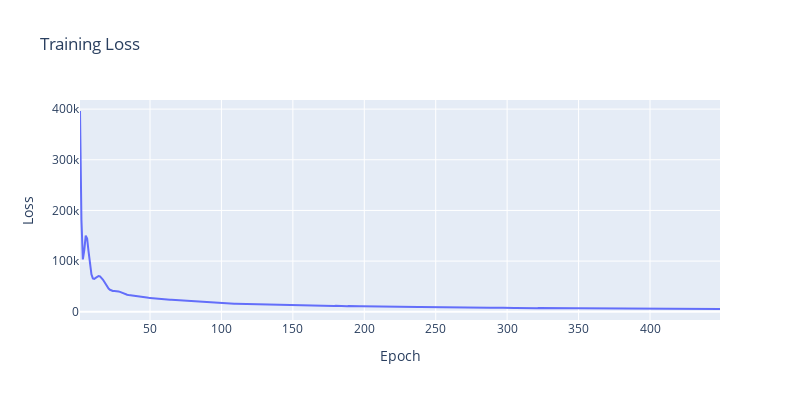
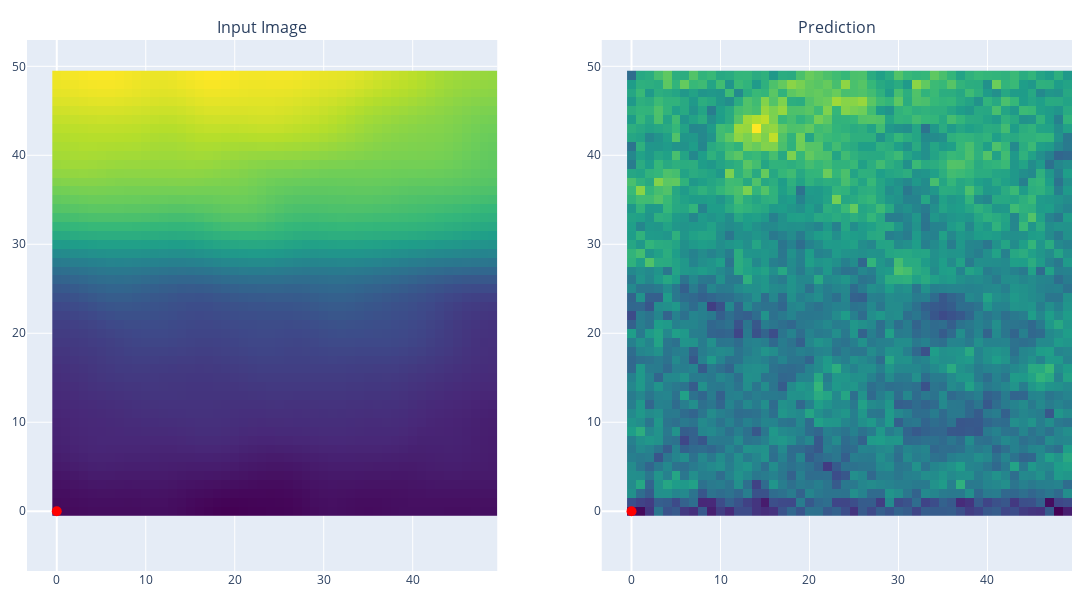

Write notebook code for charts like these, in order.
### Code cell
# Initialize lists to store epoch and loss data
epochs_list = []
losses = []

# Create the initial loss plot
fig_loss = create_loss_plot()

# Training loop
try:
    for epoch in range(1, epochs + 1):
        start_time = time.time()
        model.train()
        train_loss = 0
        for batch in train_loader:
            train_x = batch[0].to(device)
            loss = compute_loss(model, train_x)
            optimizer.zero_grad()
            loss.backward()
            optimizer.step()
            train_loss += loss.item()
        train_loss /= len(train_loader.dataset)
        end_time = time.time()

        # Append data to lists
        epochs_list.append(epoch)
        losses.append(train_loss)

        # Update the loss plot
        fig_loss.data[0].x = epochs_list
        fig_loss.data[0].y = losses

        # Create new inference visualizations
        fig_images, fig_spectra = visualize_inference(model, test_sample[0], train_image_viz, energy_range)

        # Display updated plots
        clear_output(wait=True)
        fig_loss.show()
        fig_images.show()
        fig_spectra.show()

        print(f'Epoch: {epoch}, Test set ELBO: {train_loss:.4f}, time elapsed for current epoch: {end_time - start_time:.2f}s')
        
except KeyboardInterrupt:
    print("Training interrupted. Saving the model...")

### Figure 1 — Plotly figure (JSON) as saved in the notebook; plotly's stock layout.template omitted (floating-point values rounded to 4 significant figures; data arrays with more than 128 entries replaced by an {"elided": "..."} marker saying what was removed)
{"data": [{"mode": "lines", "name": "Training Loss", "type": "scatter", "x": {"elided": "449 int values"}, "y": {"elided": "449 float values"}}], "layout": {"height": 400, "title": {"text": "Training Loss"}, "width": 800, "xaxis": {"title": {"text": "Epoch"}}, "yaxis": {"title": {"text": "Loss"}}}}

### Figure 2 — Plotly figure (JSON) as saved in the notebook; plotly's stock layout.template omitted (floating-point values rounded to 4 significant figures; data arrays with more than 128 entries replaced by an {"elided": "..."} marker saying what was removed)
{"data": [{"colorscale": [[0, "#440154"], [0.1111, "#482878"], [0.2222, "#3e4989"], [0.3333, "#31688e"], [0.4444, "#26828e"], [0.5556, "#1f9e89"], [0.6667, "#35b779"], [0.7778, "#6ece58"], [0.8889, "#b5de2b"], [1, "#fde725"]], "showscale": false, "type": "heatmap", "xaxis": "x", "yaxis": "y", "z": {"elided": "50x50 float values"}}, {"marker": {"color": "red", "size": 10}, "mode": "markers", "showlegend": false, "type": "scatter", "x": [0], "xaxis": "x", "y": [0], "yaxis": "y"}, {"colorscale": [[0, "#440154"], [0.1111, "#482878"], [0.2222, "#3e4989"], [0.3333, "#31688e"], [0.4444, "#26828e"], [0.5556, "#1f9e89"], [0.6667, "#35b779"], [0.7778, "#6ece58"], [0.8889, "#b5de2b"], [1, "#fde725"]], "showscale": false, "type": "heatmap", "xaxis": "x2", "yaxis": "y2", "z": {"elided": "50x50 float values"}}, {"marker": {"color": "red", "size": 10}, "mode": "markers", "showlegend": false, "type": "scatter", "x": [0], "xaxis": "x2", "y": [0], "yaxis": "y2"}], "layout": {"annotations": [{"font": {"size": 16}, "showarrow": false, "text": "Input Image", "x": 0.225, "xanchor": "center", "xref": "paper", "y": 1, "yanchor": "bottom", "yref": "paper"}, {"font": {"size": 16}, "showarrow": false, "text": "Prediction", "x": 0.775, "xanchor": "center", "xref": "paper", "y": 1, "yanchor": "bottom", "yref": "paper"}], "height": 600, "margin": {"b": 20, "l": 20, "r": 20, "t": 40}, "width": 1200, "xaxis": {"anchor": "y", "domain": [0, 0.45]}, "xaxis2": {"anchor": "y2", "domain": [0.55, 1]}, "yaxis": {"anchor": "x", "domain": [0, 1], "scaleanchor": "x", "scaleratio": 1}, "yaxis2": {"anchor": "x2", "domain": [0, 1], "scaleanchor": "x2", "scaleratio": 1}}}
